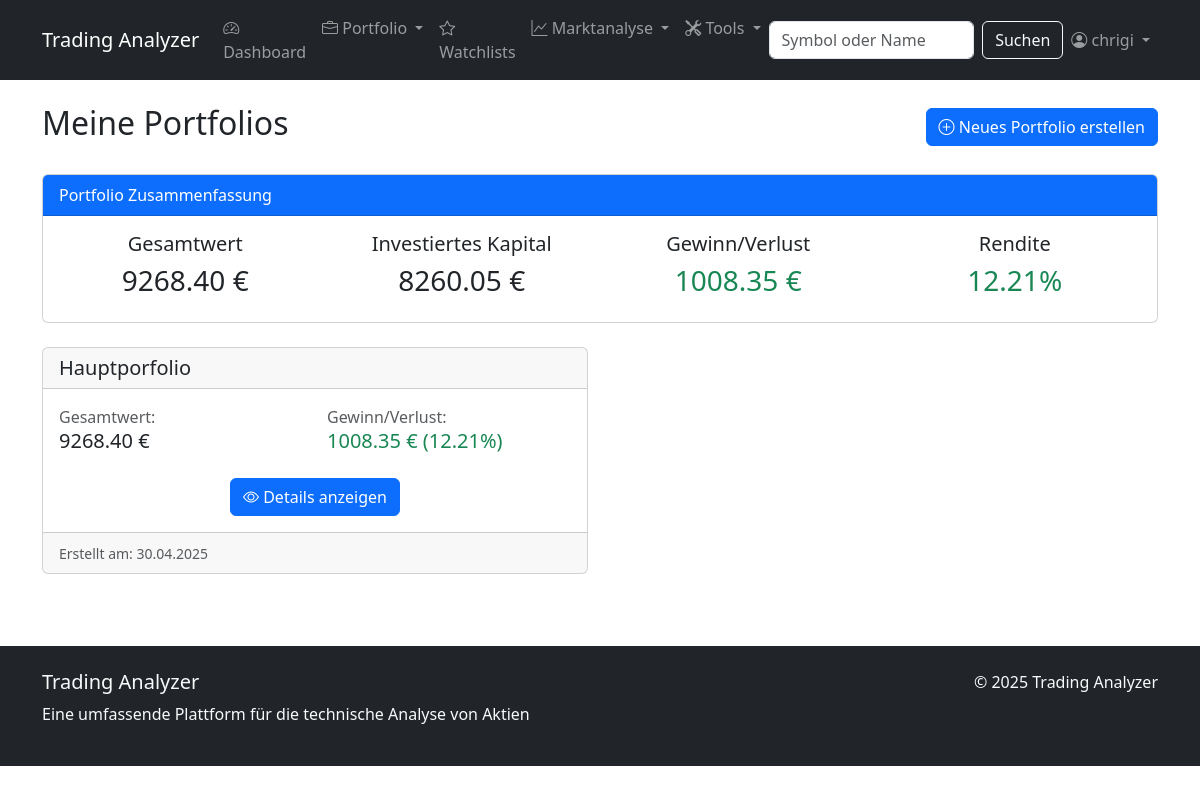
Before: /portfolio/ (signed in) with the older database file.
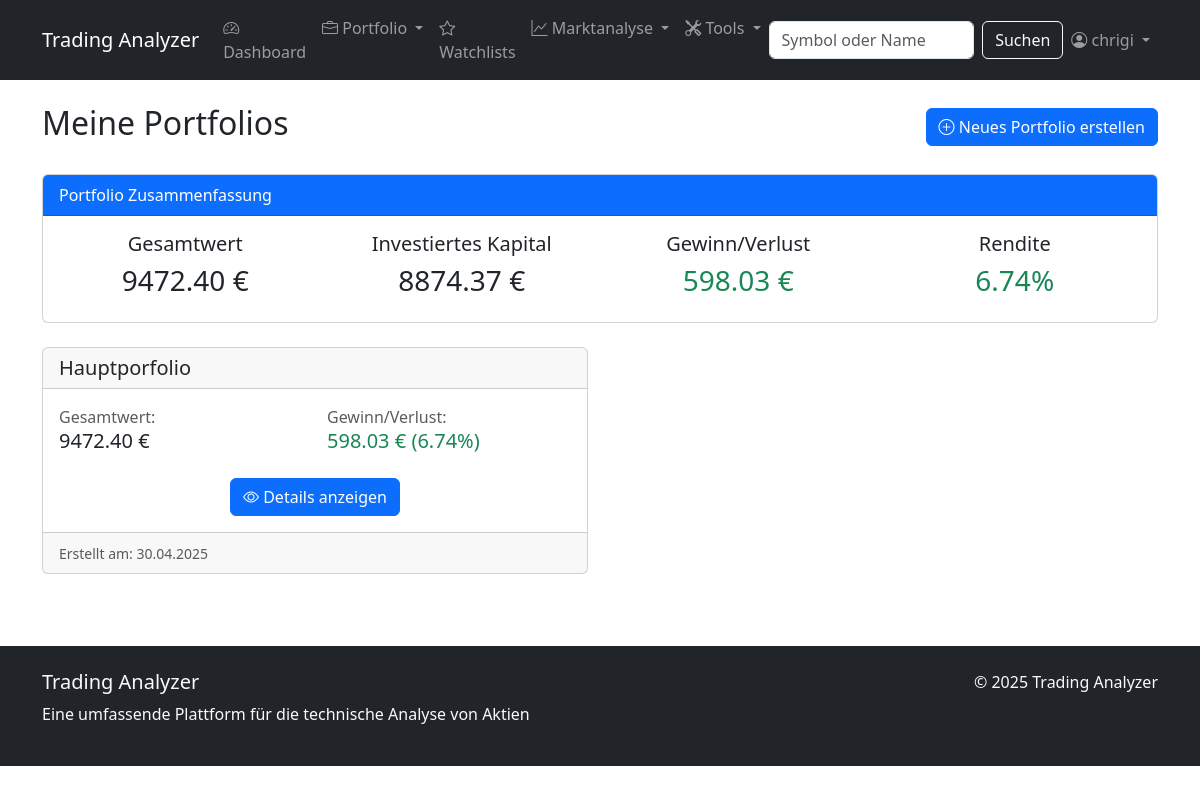
After: the same page with the newer database file.
### stock_analyzer/models.py (models this page shows, shortened)
class Portfolio(models.Model):
    user = models.ForeignKey(User, on_delete=models.CASCADE, related_name='portfolios')
    name = models.CharField(max_length=100)
    description = models.TextField(blank=True, null=True)
    created_at = models.DateTimeField(auto_now_add=True)
    updated_at = models.DateTimeField(auto_now=True)
    total_value = models.DecimalField(max_digits=12, decimal_places=2, default=0)
    total_cost = models.DecimalField(max_digits=12, decimal_places=2, default=0)
    total_gain_loss = models.DecimalField(max_digits=12, decimal_places=2, default=0)
    percent_gain_loss = models.DecimalField(max_digits=6, decimal_places=2, default=0)

### stock_analyzer/views.py (the view)
# urls.py: path('portfolio/', views.portfolio_list, name='portfolio_list'),
@login_required
def portfolio_list(request):
    portfolios = Portfolio.objects.filter(user=request.user).order_by('-created_at')
    total_portfolio_value = sum(portfolio.total_value for portfolio in portfolios)
    total_portfolio_cost = sum(portfolio.total_cost for portfolio in portfolios)
    total_gain_loss = sum(portfolio.total_gain_loss for portfolio in portfolios)
    if total_portfolio_cost > 0:
        percent_gain_loss = (total_gain_loss / total_portfolio_cost) * 100
    else:
        percent_gain_loss = 0
    context = {
        'portfolios': portfolios,
        'total_portfolio_value': total_portfolio_value,
        'total_portfolio_cost': total_portfolio_cost,
        'total_gain_loss': total_gain_loss,
        'percent_gain_loss': percent_gain_loss
    }
    return render(request, 'stock_analyzer/portfolio/portfolio_list.html', context)

### stock_analyzer/templates/stock_analyzer/portfolio/portfolio_list.html (shortened to what this page needs)
{% extends 'stock_analyzer/base.html' %}
{% block content %}
<div class="d-flex justify-content-between align-items-center mb-4">
    <h2>Meine Portfolios</h2>
    <a href="{% url 'portfolio_create' %}" class="btn btn-primary">
        <i class="bi bi-plus-circle"></i> Neues Portfolio erstellen
    </a>
</div>
{% if portfolios %}
    <div class="card mb-4">
        <div class="card-header bg-primary text-white">
            Portfolio Zusammenfassung
        </div>
        <div class="card-body">
            <div class="row">
                <div class="col-md-3 text-center">
                    <h5>Gesamtwert</h5>
                    <h3>{{ total_portfolio_value|floatformat:2 }} €</h3>
                </div>
                <div class="col-md-3 text-center">
                    <h5>Investiertes Kapital</h5>
                    <h3>{{ total_portfolio_cost|floatformat:2 }} €</h3>
                </div>
                <div class="col-md-3 text-center">
                    <h5>Gewinn/Verlust</h5>
                    <h3 class="{% if total_gain_loss > 0 %}text-success{% elif total_gain_loss < 0 %}text-danger{% endif %}">
                        {{ total_gain_loss|floatformat:2 }} €
                    </h3>
                </div>
                <div class="col-md-3 text-center">
                    <h5>Rendite</h5>
                    <h3 class="{% if percent_gain_loss > 0 %}text-success{% elif percent_gain_loss < 0 %}text-danger{% endif %}">
                        {{ percent_gain_loss|floatformat:2 }}%
                    </h3>
                </div>
            </div>
        </div>
    </div>
    <div class="row">
        {% for portfolio in portfolios %}
            <div class="col-md-6 mb-4">
                <div class="card h-100">
                    <div class="card-header">
                        <h5 class="card-title mb-0">{{ portfolio.name }}</h5>
                    </div>
                    <div class="card-body">
                        <div class="row mb-3">
                            <div class="col-6">
                                <span class="d-block text-muted">Gesamtwert:</span>
                                <span class="h5">{{ portfolio.total_value|floatformat:2 }} €</span>
                            </div>
                            <div class="col-6">
                                <span class="d-block text-muted">Gewinn/Verlust:</span>
                                <span class="h5 {% if portfolio.total_gain_loss > 0 %}text-success{% elif portfolio.total_gain_loss < 0 %}text-danger{% endif %}">
                                    {{ portfolio.total_gain_loss|floatformat:2 }} € ({{ portfolio.percent_gain_loss|floatformat:2 }}%)
                                </span>
                            </div>
                        </div>
                        <div class="text-center mt-4">
                            <a href="{% url 'portfolio_detail' portfolio.id %}" class="btn btn-primary">
                                <i class="bi bi-eye"></i> Details anzeigen
                            </a>
                        </div>
                    </div>
                    <div class="card-footer text-muted">
                        <small>Erstellt am: {{ portfolio.created_at|date:"d.m.Y" }}</small>
                    </div>
                </div>
            </div>
        {% endfor %}
    </div>
{% endif %}
{% endblock %}

Changed rows visible on the page:
changed Portfolio "Hauptporfolio": total_value "9268.40" → "9472.40"; total_gain_loss "1008.35" → "598.03"; percent_gain_loss "12.21" → "6.74"
Other visible differences:
{{ total_portfolio_value|floatformat:2 }}: "9268.40" → "9472.40"
{{ total_portfolio_cost|floatformat:2 }}: "8260.05" → "8874.37"
{{ total_gain_loss|floatformat:2 }}: "1008.35" → "598.03"
{{ percent_gain_loss|floatformat:2 }}: "12.21" → "6.74"
